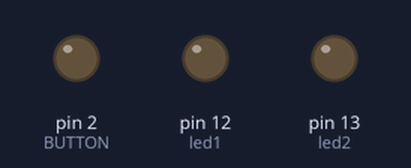
This sketch was run on a simulated Arduino Uno, built with avr-gcc and run on an emulated ATmega328P. Parts: output pins drawn as LEDs (lit = HIGH). Random numbers use the default seed unless the sketch sets one. At 2.4 s the program stops and its outputs stay as they are.

Above: at 0.1 s.
At 2.5 s:
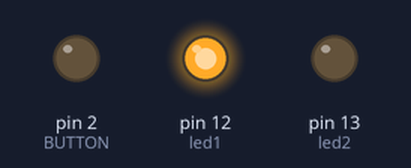
Timing chart, 0 to 3.9 s (numbered marks = the images above):
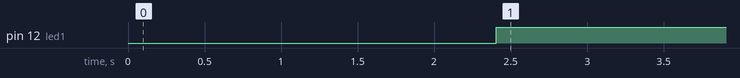

The sketch:

alg_b.ino
```cpp
#define led1 12
#define led2 13
#define BUTTON 2
int estado = 0;
int tempo_aleatorio;

void setup() {
  pinMode(led2, OUTPUT);
  pinMode(led1,OUTPUT);
  pinMode(BUTTON,OUTPUT);

}

void loop() {

digitalWrite(led2, LOW);
  tempo_aleatorio = random(100, 3000);

  delay(tempo_aleatorio);
  digitalWrite(led1, HIGH);
  digitalWrite(led2, LOW);

  estado = digitalRead(BUTTON);


 while(estado == LOW){
    estado = digitalRead(BUTTON); //Faz a leitura mesmo em low para sair do laço se nescessário
  } //Fim while LOW

  while(estado == HIGH){
    digitalWrite(led2, HIGH);
    digitalWrite(led1, LOW);
    estado = digitalRead(BUTTON);
  } //Fim while HIGH

} //Fim void loop
```

Measured:
- by itself, pin 12 (led1): LOW → HIGH at 2.4 s
